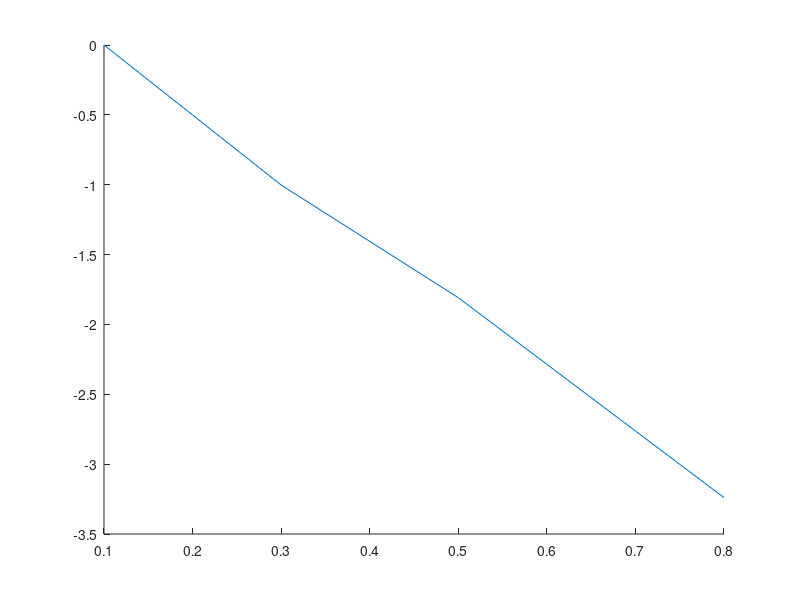

This figure's MATLAB source: (Note: this script raises an error after producing the figure.)
clc
clear
close all

% pre allocation
data = struct;

% pre definition
x_al = [0.1, 0.3, 0.5, 0.8, 1.0, 2.0, 3.0, 4.0, 8.0, 16.0]; % in mm
x_pb = [1.0, 2.0, 3.0, 4.0, 6.0, 8.0, 10.0, 15.0, 20.0, 30.0];  % in mm
t_al = ones(size(x_al));
t_pb = ones(size(x_pb));
t_al(:) = 60;    % in s
t_pb(:) = 120;  % in s
tau_0 = 230;    % in µs
y = log(1/50);
rho_al = 2.7;   % in g/cm^3
rho_pb = 11.34; % in g/cm^3

% insert their values here
N_al = [15862, 6056, 2739, 660, 544, 490, 492, 448, 428, 378];
N_pb = [1142, 1060, 956, 864, 663, 545, 481, 330, 255, 129];

% 1a) n_mess & n_korr Aluminium
n_mess_al = zeros(size(N_al));
n_korr_al = zeros(size(N_al));
for N = 1:size(N_al, 2)
    n_mess_al(N) = N_al(N) / t_al(N);
    n_korr_al(N) = (N_al(N) / t_al(N)) / (1 - ((N_al(N) / t_al(N)) * tau_0 * 10^(-6)));
end

% ln(n_i/n_1) Aluminium
ln_nin1_al = zeros(size(N_al));
for N = 1:size(N_al, 2)
    ln_nin1_al(N) = log(n_korr_al(N) / n_korr_al(1));
end

n1 = n_korr_al(1);

% 1b) plot 
fig_al = figure(1);
hold on


% Regressionsgerade
x1 = x_al(1:4);
x2 = x_al(5:end);
y1 = ln_nin1_al(1:4);
y2 = ln_nin1_al(5:end);

p1 = polyfit(x1, y1, 1);
f1 = polyval(p1, x1);
p2 = polyfit(x2, y2, 1);
f2 = polyval(p2, x2);


al_1 = plot(x1, y1);
al_1.Marker = "o";
al_1.MarkerEdgeColor = "blue";
al_1.MarkerFaceColor = "blue";
al_1.LineStyle = "none";
al_1_reg = plot(x1, f1);
al_1_reg.Color = "blue";
al_2 = plot(x2, y2);
al_2.Marker = "o";
al_2.MarkerEdgeColor = "red";
al_2.MarkerFaceColor = "red";
al_2.LineStyle = "none";
al_2_reg = plot(x2, f2);
al_2_reg.Color = "red";

xlabel("x [mm]")
ylabel("ln(ni/n1)")
hold off

m1 = p1(1);
y0_1 = p1(2);
m2 = p2(1);
y0_2 = p2(2);

% 1c) Interpolation to find d_beta,max
d_betamax = (y - y0_1) / m1;

% 1d) mu/rho
mu_al = -m2 * 10;
mu_rho = mu_al/rho_al;

% 2 Nachweiswahrscheinlichkeit
n_gamma_max = exp(y0_2) * n1;
n_ges = exp(y0_1) * n1;
n_beta_max = n_ges - n_gamma_max;

p_nachweis = n_gamma_max / n_beta_max;

data.x_al = x_al;
data.t_al = t_al;
data.N_al = N_al;
data.n_mess_al = n_mess_al;
data.n_korr_al = n_korr_al;
data.ln_nin1_al = ln_nin1_al;
data.n1_al = n1;
data.reg1_al = [m1, y0_1];
data.reg2_al = [m2, y0_2];
data.n_gamma_max_al = n_gamma_max;
data.n_beta_max_al = n_beta_max;
data.d_betamax_al = d_betamax;
data.Massenschwaechungskoeffizient_al = mu_rho;
data.Schwaechungskoeffizient_al = mu_al;
data.p_nachweis = p_nachweis;
data.tau_0 = tau_0;

% 3) Pb
% 3a) 
y = log(1/2);

n_mess_pb = zeros(size(N_pb));
n_korr_pb = zeros(size(N_pb));
for N = 1:size(N_pb, 2)
    n_mess_pb(N) = N_pb(N) / t_pb(N);
    n_korr_pb(N) = (N_pb(N) / t_pb(N)) / (1 - ((N_pb(N) / t_pb(N)) * tau_0 * 10^(-6)));
end

% ln(n_i/n_1) Aluminium
ln_nin1_pb = zeros(size(N_pb));
for N = 1:size(N_pb, 2)
    ln_nin1_pb(N) = log(n_mess_pb(N) / n_mess_pb(1));
end

n1 = n_mess_pb(1);

% plot 
fig_pb = figure(2);
hold on

p_pb = polyfit(x_pb, ln_nin1_pb, 1);
f_pb = polyval(p_pb, x_pb);


% Regressionsgerade
pb_plot = plot(x_pb, ln_nin1_pb);
pb_plot.Marker = "o";
pb_plot.MarkerEdgeColor = "blue";
pb_plot.MarkerFaceColor = "blue";
pb_plot.LineStyle = "none";

pb_plot_reg = plot(x_pb, f_pb);
pb_plot_reg.Color = "blue";

xlabel("x [mm]")
ylabel("ln(ni/n1)")

m1 = p_pb(1);
y0_1 = p_pb(2);

% 3 b) Halbwertsdicke
d_half_pb = (y - y0_1) / m1;

% 3c) Schwächungskoeffizient
mu_pb = -m1 * 10;
mu_rho = mu_pb/rho_pb;

data.x_pb = x_pb;
data.t_pb = t_pb;
data.N_pb = N_pb;
data.n_mess_pb = n_mess_pb;
data.n_korr_pb = n_korr_pb;
data.ln_nin1_pb = ln_nin1_pb;
data.n1_pb = n1;
data.reg1_pb = [m1, y0_1];
data.d_half_pb = d_half_pb;
data.Massenschwaechungskoeffizient_pb = mu_rho;
data.Schwaechungskoeffizient_pb = mu_pb;


to_save = true;
if to_save
    prompt = ("Insert Filename: ");
    savename = input(prompt);
    save(strcat(char('G:\Meine Ablage\Master\Physik\Abgegebene Protokolle\Praktikum SoSe 25\'), ...
                        char(savename), '.mat'), '-struct', 'data')
end
